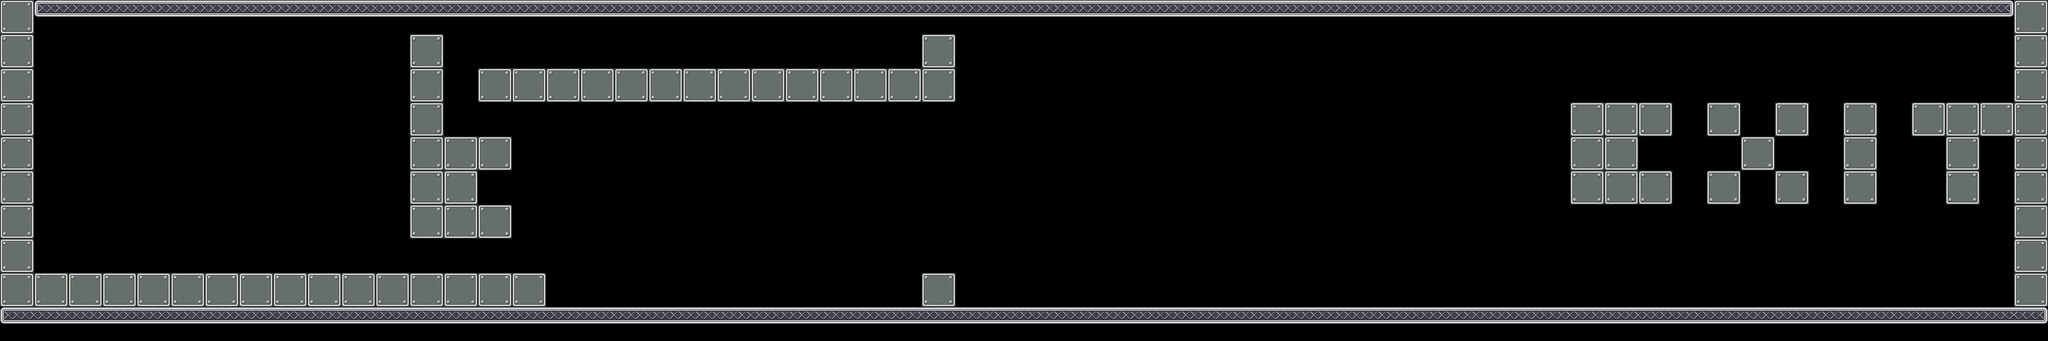

The image is a tile-based game level rendered from a .tmx file. Its description and source (layers, tilesets, objects; grid data summarised) follow:
An orthogonal 60x10 tile map with 64x64 px tiles, 1 tile layer (Calque de Tile 1), 17 tilesets and 40 objects (Attractive).

<map version="1.0" orientation="orthogonal" width="60" height="10" tilewidth="64" tileheight="64">
 <tileset firstgid="1" name="mur" tilewidth="64" tileheight="64">
  <image source="data/mur.png" trans="ffffff" width="64" height="64" />
 </tileset>
 <tileset firstgid="2" name="sol" tilewidth="64" tileheight="64">
  <image source="data/sol.png" trans="ffffff" width="64" height="64" />
 </tileset>
 <tileset firstgid="3" name="alone" tilewidth="64" tileheight="64">
  <image source="data/alone.png" width="64" height="64" />
 </tileset>
 <tileset firstgid="4" name="left" tilewidth="64" tileheight="64">
  <image source="data/left.png" width="64" height="64" />
 </tileset>
 <tileset firstgid="5" name="mid" tilewidth="64" tileheight="64">
  <image source="data/mid.png" width="64" height="64" />
 </tileset>
 <tileset firstgid="6" name="right" tilewidth="64" tileheight="64">
  <image source="data/right.png" width="64" height="64" />
 </tileset>
 <tileset firstgid="7" name="portebas" tilewidth="64" tileheight="64">
  <image source="data/portebas.png" width="64" height="64" />
 </tileset>
 <tileset firstgid="8" name="portehaut" tilewidth="64" tileheight="64">
  <image source="data/portehaut.png" width="64" height="64" />
 </tileset>
 <tileset firstgid="9" name="fin" tilewidth="192" tileheight="128">
  <image source="data/fin.png" width="192" height="128" />
 </tileset>
 <tileset firstgid="10" name="citerne" tilewidth="418" tileheight="632">
  <tileoffset x="0" y="632" />
  <image source="data/citerne.png" width="418" height="632" />
 </tileset>
 <tileset firstgid="11" name="container1" tilewidth="610" tileheight="276">
  <tileoffset x="0" y="195" />
  <image source="data/container1.png" width="610" height="276" />
 </tileset>
 <tileset firstgid="12" name="container2" tilewidth="480" tileheight="330">
  <tileoffset x="0" y="280" />
  <image source="data/container2.png" width="480" height="330" />
 </tileset>
 <tileset firstgid="13" name="cable1" tilewidth="77" tileheight="372">
  <tileoffset x="0" y="372" />
  <image source="data/cable1.png" width="77" height="372" />
 </tileset>
 <tileset firstgid="14" name="passerelle1" tilewidth="198" tileheight="342">
  <tileoffset x="0" y="342" />
  <image source="data/passerelle1.png" width="198" height="342" />
 </tileset>
 <tileset firstgid="15" name="passerelle2" tilewidth="122" tileheight="599">
  <tileoffset x="0" y="599" />
  <image source="data/passerelle2.png" width="122" height="599" />
 </tileset>
 <tileset firstgid="16" name="cable2" tilewidth="46" tileheight="243">
  <tileoffset x="0" y="243" />
  <image source="data/cable2.png" width="46" height="243" />
 </tileset>
 <tileset firstgid="17" name="mur2" tilewidth="64" tileheight="64">
  <image source="data/mur2.png" width="64" height="64" />
 </tileset>
 <layer name="Calque de Tile 1" width="60" height="10">
  <data>[600 cells, 199 non-empty, 5 distinct tile ids]</data>
 </layer>
 <objectgroup color="#00ff00" name="wall" width="60" height="10">
  <object x="0" y="0" width="64" height="576" />
  <object x="3776" y="0" width="64" height="576" />
  <object x="832" y="320" width="64" height="64" />
  <object x="768" y="64" width="64" height="384" />
  <object x="1408" y="192" width="64" height="64" />
  <object x="1728" y="64" width="64" height="128" />
 </objectgroup>
 <objectgroup color="#0000ff" name="platform" width="60" height="10">
  <object x="0" y="576" width="3840" height="64" />
  <object x="64" y="0" width="3712" height="64" />
  <object x="1728" y="512" width="64" height="64" />
  <object x="64" y="512" width="960" height="64" />
  <object x="832" y="384" width="128" height="64" />
  <object x="896" y="128" width="832" height="64" />
  <object x="832" y="256" width="128" height="64" />
 </objectgroup>
 <objectgroup color="#ffffff" name="movable" width="60" height="10" />
 <objectgroup color="#ff6666" name="destroyable" width="60" height="10" />
 <objectgroup color="#ff0000" name="metalman" width="60" height="10">
  <object x="128" y="448" width="64" height="64" />
 </objectgroup>
 <objectgroup color="#ff0000" name="themagnet" width="60" height="10">
  <object x="256" y="448" width="64" height="64" />
 </objectgroup>
 <objectgroup color="#800000" name="generator" width="60" height="10">
  <object type="Attractive" x="1408" y="256" width="64" height="64">
   <properties>
    <property name="id" value="2" />
   </properties>
  </object>
 </objectgroup>
 <objectgroup color="#66ccff" name="switch" width="60" height="10">
  <object x="896" y="64" width="64" height="64">
   <properties>
    <property name="id" value="2" />
   </properties>
  </object>
 </objectgroup>
 <objectgroup color="#e6e6e6" name="metal" width="60" height="10" />
 <objectgroup color="#333333" name="gate" width="60" height="10">
  <object x="832" y="128" width="64" height="64">
   <properties>
    <property name="animid" value="1" />
    <property name="closeid" value="1" />
    <property name="enabled" value="true" />
    <property name="openid" value="1" />
    <property name="type" value="HAloneG" />
   </properties>
  </object>
  <object x="1152" y="448" width="64" height="64">
   <properties>
    <property name="animid" value="10" />
    <property name="enabled" value="true" />
    <property name="openid" value="1" />
    <property name="prev" value="9" />
    <property name="type" value="FinHD" />
   </properties>
  </object>
  <object x="1600" y="448" width="64" height="64">
   <properties>
    <property name="animid" value="3" />
    <property name="enabled" value="true" />
    <property name="next" value="4" />
    <property name="prev" value="2" />
    <property name="type" value="MillieuHD" />
   </properties>
  </object>
  <object x="1664" y="448" width="64" height="64">
   <properties>
    <property name="animid" value="2" />
    <property name="closeid" value="1" />
    <property name="enabled" value="true" />
    <property name="next" value="3" />
    <property name="type" value="DebutHD" />
   </properties>
  </object>
  <object x="1536" y="448" width="64" height="64">
   <properties>
    <property name="animid" value="4" />
    <property name="enabled" value="true" />
    <property name="next" value="5" />
    <property name="prev" value="3" />
    <property name="type" value="MillieuHD" />
   </properties>
  </object>
  <object x="1472" y="448" width="64" height="64">
   <properties>
    <property name="animid" value="5" />
    <property name="enabled" value="true" />
    <property name="next" value="6" />
    <property name="prev" value="4" />
    <property name="type" value="MillieuHD" />
   </properties>
  </object>
  <object x="1408" y="448" width="64" height="64">
   <properties>
    <property name="animid" value="6" />
    <property name="enabled" value="true" />
    <property name="next" value="7" />
    <property name="prev" value="5" />
    <property name="type" value="MillieuHD" />
   </properties>
  </object>
  <object x="1344" y="448" width="64" height="64">
   <properties>
    <property name="animid" value="7" />
    <property name="enabled" value="true" />
    <property name="next" value="8" />
    <property name="prev" value="6" />
    <property name="type" value="MillieuHD" />
   </properties>
  </object>
  </objectgroup>
 <objectgroup color="#004080" name="acid" width="60" height="10">
  <!-- 11 objects omitted --></objectgroup>
 <objectgroup color="#ffff00" name="arc" width="60" height="10" />
 <objectgroup color="#ffff00" name="levelend" width="60" height="10">
  <!-- 1 objects omitted --></objectgroup>
 <objectgroup color="#800080" name="gateswitch" width="60" height="10">
  <!-- 1 objects omitted --></objectgroup>
</map>
<!-- 15 of 40 objects omitted -->
